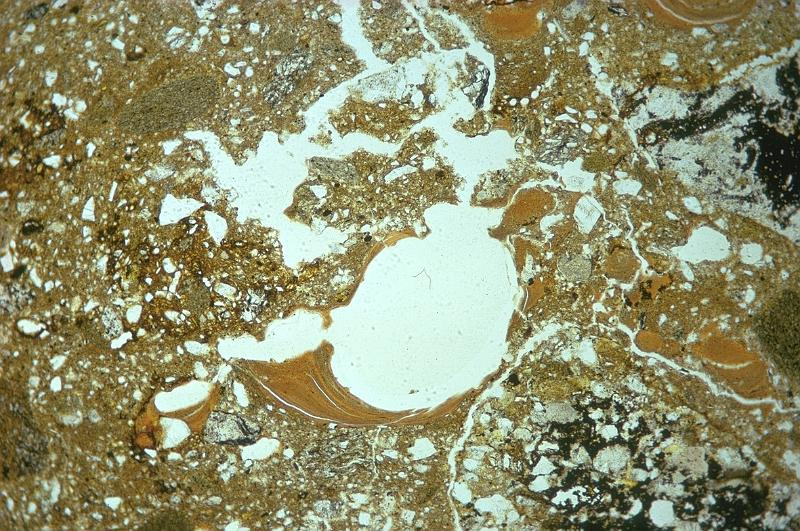
#> input picture content/chapter-2/soil_image.jpg, 800 x 531 px
$ python main.py
#> lines starting #> are read from the running program, lines starting #| are printed output that depends on the picture
from __future__ import print_function, division
import math
from PIL import Image
import matplotlib.pyplot as plt


#For PILLOW use following line
#from PIL.image import core as  _imaging"

def identifyPores(colorGrid, width, height, myColor):
    print("identifying pores...")
    nrPores = 0
    rgbThreshold = 128          # 128, 128, 128 = gray
    for x in range(width):
        for y in range(height):
            color = colorGrid[x, y]
            if ((color[0] > rgbThreshold) and
                (color[1] > rgbThreshold) and (color[2] > rgbThreshold)):
                nrPores += 1
                colorGrid[x, y] = myColor
    return(nrPores, colorGrid)


def boxCounting(colorGrid, width, height, size, threshold, myColor):
    nrPixelsThreshold = threshold * size * size
    nrXBoxes = int(width / size)
    nrYBoxes = int(height / size)
    nrOccupiedBoxes = 0
    for i in range(nrXBoxes):
        for j in range(nrYBoxes):
            nrPorePixels = 0
            for dx in range(size):
                for dy in range(size):
                    x = i * size + dx
                    y = j * size + dy
                    color = colorGrid[x, y]
                    if color == myColor: nrPorePixels += 1
            if (nrPorePixels > nrPixelsThreshold):
                nrOccupiedBoxes += 1

    #normalized one-dimensional size
    L = 1./math.sqrt(nrXBoxes*nrYBoxes)
    #fractal dimension
    if (nrOccupiedBoxes > 0):
        D = math.log(nrOccupiedBoxes) / math.log(L)
    else:
        D = 0
    print ("box size =", size, " pores =", nrOccupiedBoxes,
           " L =", format(L, '.3f')," D =", format(D, '.3f'))
    return(nrOccupiedBoxes)

def main():
    picture = Image.open("soil_image.jpg")
#> picture is the input picture: PIL image 800x531 RGB; mean R, G, B 144.4, 145.4, 111.8
    colorGrid = picture.load()
    [width, height] = picture.size
#> width = 800; height = 531
    nrPixels = width * height
#> nrPixels = 424800
    print ("width =", width)
#| width = 800
    print ("height =", height)
#| height = 531

    myColor = (255,0,0)
    #myColor = (0,0,255) #blue
    nrPores, colorGrid = identifyPores(colorGrid, width, height, myColor)
#> nrPores = 143327
    poresPercentage = float(nrPores) / float(nrPixels) * 100.
#> poresPercentage = 33.74
    print ("% of pores =", format(poresPercentage, '.3f'))
#| % of pores = 33.740
    picture.show()
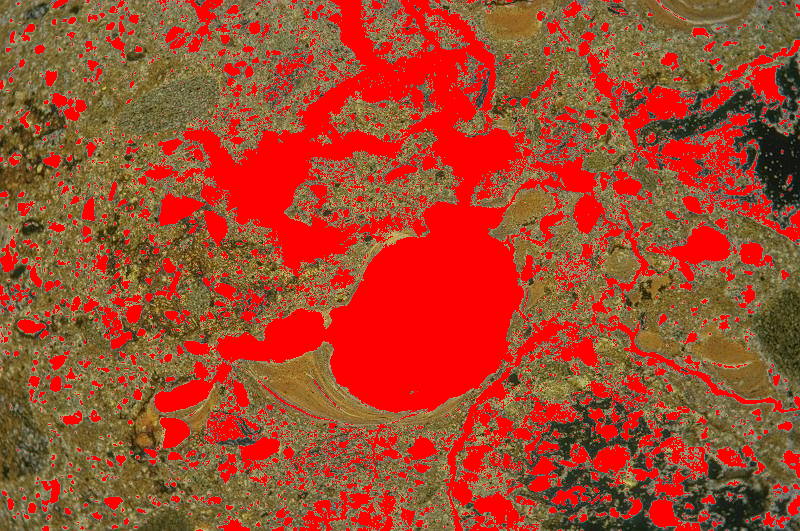
#> shown: PIL image 800x531 RGB; mean R, G, B 163.1, 71.6, 44.8
    picture.save('coloured pore space','png')

    plt.xlabel('Box size',fontsize=16,labelpad=3)
    plt.ylabel('N',fontsize=16,labelpad=3)
    plt.ion()
    size = 200          #pixels
    threshold = 0.2
    while (size >= 1):
        nrOccupiedBoxes = boxCounting(colorGrid, width,
                                      height, size, threshold, myColor)
        if (nrOccupiedBoxes > 0):
            plt.loglog(size, nrOccupiedBoxes, 'ko')
            plt.draw()
        size = int(size / 2)
#> this loop made 8 passes
#> nrOccupiedBoxes on passes 1 to 8: 7, 27, 115, 404, 1549, 5505, 21507, 143327

    plt.ioff()
    plt.show()
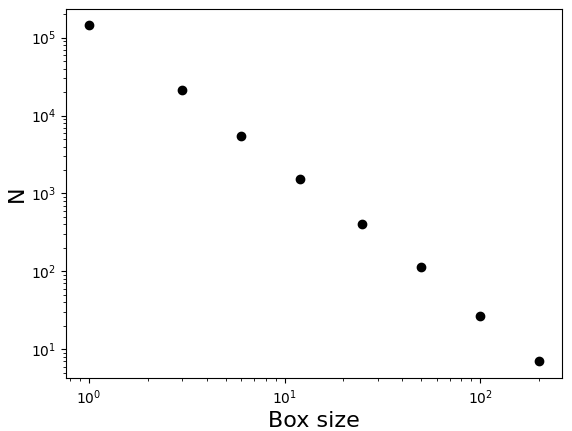
#> figure drawn by matplotlib, 1 panel

main()
